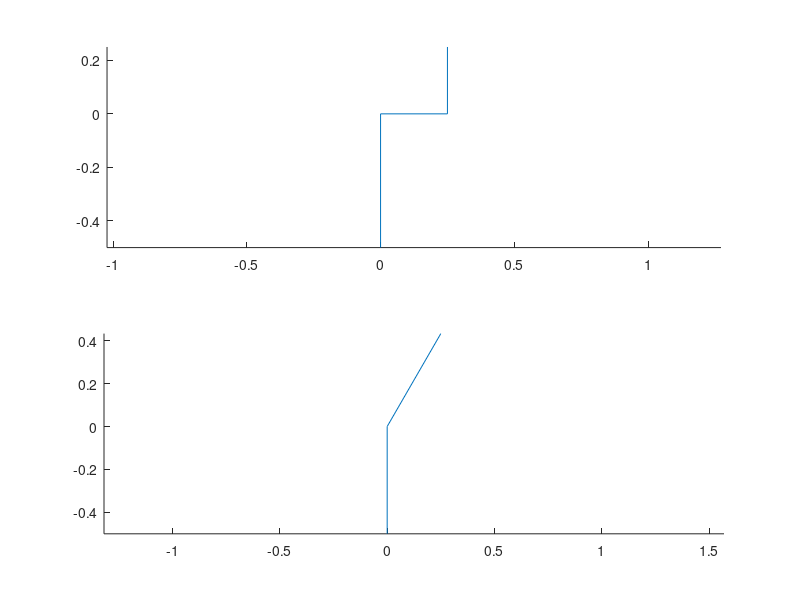

MATLAB code to generate this figure:
figure
subplot(2,1,1)
axis equal
line([0 0],[-0.5 0])
line([0 0.25*cos(0)], [0 0.25*sin(0)])
line([0.25*cos(0) 0.25], [0.25*sin(0) 0.25*sin(0)+0.25*sqrt(2*cos(0)-cos(0)^2)])
subplot(2,1,2)
axis equal
line([0 0],[-0.5 0])
line([0 0.25*cos(pi/3)], [0 0.25*sin(pi/3)])
line([0.25*cos(pi/3) 0.25], [0.25*sin(pi/3) 0.25*sin(pi/3)+0.25*sqrt(2*cos(pi/3)-cos(pi/3)^2)])



t = 0.25*sin(pi/3)+0.25*sqrt(2*cos(pi/3)-cos(pi/3)^2);